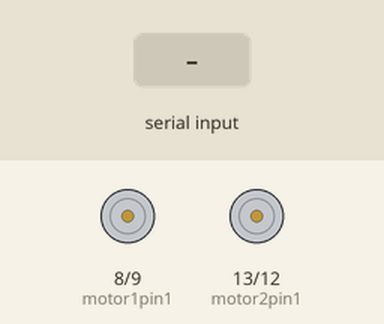
Bench run of a sketch on a simulated Arduino Uno, built with avr-gcc and run on an emulated ATmega328P. Shown: motor-driver pin pairs drawn as motors (green arrow = first pin HIGH = forward, orange = second pin HIGH = backward, longer = more drive). The inputs (shaded band) are chosen by the test bench.

Above: at 1.2 s.
1.3 s: "a" received over the second serial link
At 2.8 s:
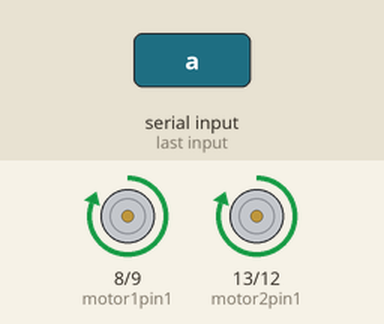
Timing chart, 0 to 4.3 s (numbered marks = the images above; inputs shaded):
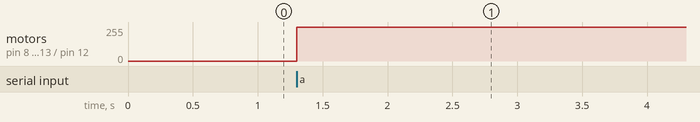

Measured:
- after the input at 1.3 s, motor on pin 8 (motor1pin1) / pin 9 (motor1pin2), motor on pin 13 (motor2pin1) / pin 12 (motor2pin2): stopped → forward 255/255 at once

The sketch:

btcar.ino
```cpp
int motor1pin1 = 8;
int motor1pin2 = 9;

int motor2pin1 = 13;
int motor2pin2 = 12;
#include <SoftwareSerial.h>
SoftwareSerial BlueTooth(1, 0); // (TXD, RXD) of HC-06

char BT_input; // to store input character received via BT.

void setup() {
  // put your setup code here, to run once:
  pinMode(motor1pin1, OUTPUT);
  pinMode(motor1pin2, OUTPUT);
  pinMode(motor2pin1, OUTPUT);
  pinMode(motor2pin2, OUTPUT);

  BlueTooth.begin(9600);
}

void loop() {

if (BlueTooth.available())

  {
    BT_input=(BlueTooth.read());
    if (BT_input=='a')
    {

    digitalWrite(motor1pin1, HIGH);
    digitalWrite(motor1pin2, LOW);

    digitalWrite(motor2pin1, HIGH);
    digitalWrite(motor2pin2, LOW);


    BlueTooth.println("Now LED is ON a");
    delay(500);

    digitalWrite(motor1pin1, LOW);
    digitalWrite(motor1pin2, LOW);

    digitalWrite(motor2pin1, LOW);
    digitalWrite(motor2pin2, LOW);


     }
    else if (BT_input=='b')
    {
    digitalWrite(motor1pin1, LOW);
    digitalWrite(motor1pin2, HIGH);

    digitalWrite(motor2pin1, LOW);
    digitalWrite(motor2pin2, HIGH);


    BlueTooth.println("Now LED is OFF b");
    delay(500);

    digitalWrite(motor1pin1, LOW);
    digitalWrite(motor1pin2, LOW);

    digitalWrite(motor2pin1, LOW);
    digitalWrite(motor2pin2, LOW);


    }
   else if (BT_input=='?')
    {
      BlueTooth.println("Send 'a' to turn LED ON");
      BlueTooth.println("Send 'b' to turn LED OFF");
    }


  // put your main code here, to run repeatedly:
  digitalWrite(motor1pin1, HIGH);
  digitalWrite(motor1pin2, LOW);

  digitalWrite(motor2pin1, HIGH);
  digitalWrite(motor2pin2, LOW);
  Serial.print("pos");Serial.println("");
  delay(5000);


  }}
```
